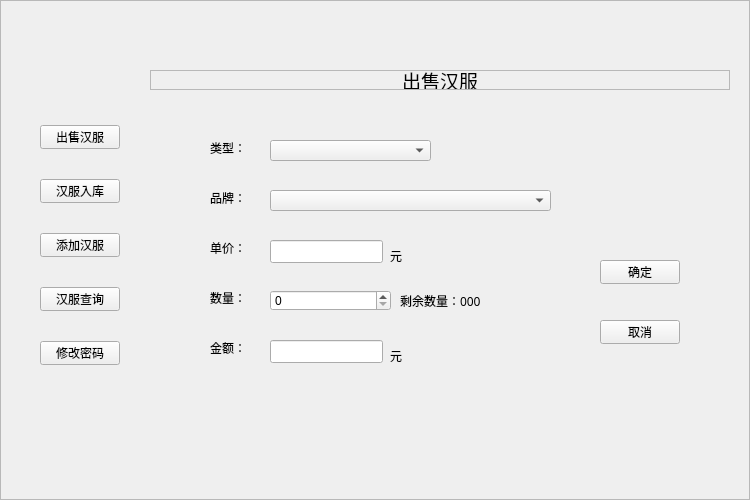
<?xml version="1.0" encoding="UTF-8"?>
<ui version="4.0">
 <class>Widget</class>
 <widget class="QWidget" name="Widget">
  <property name="geometry">
   <rect>
    <x>0</x>
    <y>0</y>
    <width>750</width>
    <height>500</height>
   </rect>
  </property>
  <property name="windowTitle">
   <string>Widget</string>
  </property>
  <property name="styleSheet">
   <string notr="true"/>
  </property>
  <widget class="QStackedWidget" name="stackedWidget">
   <property name="geometry">
    <rect>
     <x>150</x>
     <y>50</y>
     <width>580</width>
     <height>350</height>
    </rect>
   </property>
   <property name="styleSheet">
    <string notr="true">background-image: url(:/images/hehua.jpg);</string>
   </property>
   <property name="currentIndex">
    <number>0</number>
   </property>
   <widget class="QWidget" name="sellPage">
    <widget class="QLabel" name="label">
     <property name="geometry">
      <rect>
       <x>0</x>
       <y>20</y>
       <width>580</width>
       <height>20</height>
      </rect>
     </property>
     <property name="font">
      <font>
       <family>华文新魏</family>
       <pointsize>14</pointsize>
      </font>
     </property>
     <property name="frameShape">
      <enum>QFrame::StyledPanel</enum>
     </property>
     <property name="text">
      <string>出售汉服</string>
     </property>
     <property name="alignment">
      <set>Qt::AlignCenter</set>
     </property>
    </widget>
    <widget class="QLabel" name="label_2">
     <property name="geometry">
      <rect>
       <x>60</x>
       <y>90</y>
       <width>54</width>
       <height>16</height>
      </rect>
     </property>
     <property name="font">
      <font>
       <family>华文细黑</family>
      </font>
     </property>
     <property name="text">
      <string>类型：</string>
     </property>
    </widget>
    <widget class="QLabel" name="label_3">
     <property name="geometry">
      <rect>
       <x>60</x>
       <y>140</y>
       <width>54</width>
       <height>16</height>
      </rect>
     </property>
     <property name="font">
      <font>
       <family>华文细黑</family>
      </font>
     </property>
     <property name="text">
      <string>品牌：</string>
     </property>
    </widget>
    <widget class="QLabel" name="label_4">
     <property name="geometry">
      <rect>
       <x>60</x>
       <y>190</y>
       <width>54</width>
       <height>16</height>
      </rect>
     </property>
     <property name="font">
      <font>
       <family>华文细黑</family>
      </font>
     </property>
     <property name="text">
      <string>单价：</string>
     </property>
    </widget>
    <widget class="QLabel" name="label_5">
     <property name="geometry">
      <rect>
       <x>60</x>
       <y>240</y>
       <width>54</width>
       <height>16</height>
      </rect>
     </property>
     <property name="font">
      <font>
       <family>华文细黑</family>
      </font>
     </property>
     <property name="text">
      <string>数量：</string>
     </property>
    </widget>
    <widget class="QLabel" name="label_6">
     <property name="geometry">
      <rect>
       <x>60</x>
       <y>290</y>
       <width>31</width>
       <height>16</height>
      </rect>
     </property>
     <property name="font">
      <font>
       <family>华文细黑</family>
      </font>
     </property>
     <property name="text">
      <string>金额：</string>
     </property>
    </widget>
    <widget class="QComboBox" name="sellTypeComboBox">
     <property name="geometry">
      <rect>
       <x>120</x>
       <y>90</y>
       <width>161</width>
       <height>21</height>
      </rect>
     </property>
    </widget>
    <widget class="QComboBox" name="sellBrandComboBox">
     <property name="geometry">
      <rect>
       <x>120</x>
       <y>140</y>
       <width>281</width>
       <height>21</height>
      </rect>
     </property>
    </widget>
    <widget class="QLineEdit" name="sellPriceLineEdit">
     <property name="geometry">
      <rect>
       <x>120</x>
       <y>190</y>
       <width>113</width>
       <height>23</height>
      </rect>
     </property>
    </widget>
    <widget class="QLabel" name="label_7">
     <property name="geometry">
      <rect>
       <x>240</x>
       <y>190</y>
       <width>61</width>
       <height>31</height>
      </rect>
     </property>
     <property name="font">
      <font>
       <family>华文细黑</family>
      </font>
     </property>
     <property name="text">
      <string>元</string>
     </property>
    </widget>
    <widget class="QSpinBox" name="sellNumSpinBox">
     <property name="geometry">
      <rect>
       <x>120</x>
       <y>240</y>
       <width>121</width>
       <height>21</height>
      </rect>
     </property>
    </widget>
    <widget class="QLabel" name="sellLastNumLabel">
     <property name="geometry">
      <rect>
       <x>250</x>
       <y>230</y>
       <width>151</width>
       <height>41</height>
      </rect>
     </property>
     <property name="font">
      <font>
       <family>华文细黑</family>
      </font>
     </property>
     <property name="text">
      <string>剩余数量：000</string>
     </property>
    </widget>
    <widget class="QLineEdit" name="sellSumLineEdit">
     <property name="geometry">
      <rect>
       <x>120</x>
       <y>290</y>
       <width>113</width>
       <height>23</height>
      </rect>
     </property>
    </widget>
    <widget class="QLabel" name="label_9">
     <property name="geometry">
      <rect>
       <x>240</x>
       <y>290</y>
       <width>61</width>
       <height>31</height>
      </rect>
     </property>
     <property name="font">
      <font>
       <family>华文细黑</family>
      </font>
     </property>
     <property name="text">
      <string>元</string>
     </property>
    </widget>
    <widget class="QPushButton" name="sellOkBtn_1">
     <property name="geometry">
      <rect>
       <x>160</x>
       <y>350</y>
       <width>80</width>
       <height>24</height>
      </rect>
     </property>
     <property name="text">
      <string>确定</string>
     </property>
    </widget>
    <widget class="QPushButton" name="sellCancelBtn_1">
     <property name="geometry">
      <rect>
       <x>360</x>
       <y>350</y>
       <width>141</width>
       <height>31</height>
      </rect>
     </property>
     <property name="text">
      <string>取消</string>
     </property>
    </widget>
    <widget class="QPushButton" name="sellOkBtn">
     <property name="geometry">
      <rect>
       <x>450</x>
       <y>210</y>
       <width>80</width>
       <height>24</height>
      </rect>
     </property>
     <property name="font">
      <font>
       <family>华文隶书</family>
      </font>
     </property>
     <property name="text">
      <string>确定</string>
     </property>
    </widget>
    <widget class="QPushButton" name="sellCancelBtn">
     <property name="geometry">
      <rect>
       <x>450</x>
       <y>270</y>
       <width>80</width>
       <height>24</height>
      </rect>
     </property>
     <property name="font">
      <font>
       <family>华文隶书</family>
      </font>
     </property>
     <property name="text">
      <string>取消</string>
     </property>
    </widget>
    <zorder>label</zorder>
    <zorder>label_2</zorder>
    <zorder>label_3</zorder>
    <zorder>label_4</zorder>
    <zorder>label_5</zorder>
    <zorder>label_6</zorder>
    <zorder>sellTypeComboBox</zorder>
    <zorder>sellBrandComboBox</zorder>
    <zorder>sellPriceLineEdit</zorder>
    <zorder>label_7</zorder>
    <zorder>sellNumSpinBox</zorder>
    <zorder>sellLastNumLabel</zorder>
    <zorder>sellSumLineEdit</zorder>
    <zorder>label_9</zorder>
    <zorder>sellCancelBtn_1</zorder>
    <zorder>sellOkBtn_1</zorder>
    <zorder>sellOkBtn</zorder>
    <zorder>sellCancelBtn</zorder>
   </widget>
   <widget class="QWidget" name="page">
    <widget class="QLabel" name="label_8">
     <property name="geometry">
      <rect>
       <x>0</x>
       <y>20</y>
       <width>580</width>
       <height>20</height>
      </rect>
     </property>
     <property name="font">
      <font>
       <family>华文新魏</family>
       <pointsize>14</pointsize>
      </font>
     </property>
     <property name="frameShape">
      <enum>QFrame::StyledPanel</enum>
     </property>
     <property name="text">
      <string>汉服入库</string>
     </property>
     <property name="alignment">
      <set>Qt::AlignCenter</set>
     </property>
    </widget>
    <widget class="QLabel" name="label_10">
     <property name="geometry">
      <rect>
       <x>100</x>
       <y>70</y>
       <width>54</width>
       <height>16</height>
      </rect>
     </property>
     <property name="font">
      <font>
       <family>华文细黑</family>
      </font>
     </property>
     <property name="text">
      <string>类型：</string>
     </property>
    </widget>
    <widget class="QLabel" name="label_11">
     <property name="geometry">
      <rect>
       <x>100</x>
       <y>110</y>
       <width>54</width>
       <height>16</height>
      </rect>
     </property>
     <property name="font">
      <font>
       <family>华文细黑</family>
      </font>
     </property>
     <property name="text">
      <string>品牌：</string>
     </property>
    </widget>
    <widget class="QLabel" name="label_12">
     <property name="geometry">
      <rect>
       <x>100</x>
       <y>150</y>
       <width>54</width>
       <height>16</height>
      </rect>
     </property>
     <property name="font">
      <font>
       <family>华文细黑</family>
      </font>
     </property>
     <property name="text">
      <string>单价：</string>
     </property>
    </widget>
    <widget class="QLabel" name="label_13">
     <property name="geometry">
      <rect>
       <x>100</x>
       <y>190</y>
       <width>54</width>
       <height>16</height>
      </rect>
     </property>
     <property name="font">
      <font>
       <family>华文细黑</family>
      </font>
     </property>
     <property name="text">
      <string>数量：</string>
     </property>
    </widget>
    <widget class="QLabel" name="label_14">
     <property name="geometry">
      <rect>
       <x>100</x>
       <y>230</y>
       <width>54</width>
       <height>16</height>
      </rect>
     </property>
     <property name="font">
      <font>
       <family>华文细黑</family>
      </font>
     </property>
     <property name="text">
      <string>金额：</string>
     </property>
    </widget>
    <widget class="QComboBox" name="goodsTypeComboBox">
     <property name="geometry">
      <rect>
       <x>150</x>
       <y>70</y>
       <width>101</width>
       <height>21</height>
      </rect>
     </property>
    </widget>
    <widget class="QComboBox" name="goodsBrandComboBox">
     <property name="geometry">
      <rect>
       <x>150</x>
       <y>110</y>
       <width>201</width>
       <height>21</height>
      </rect>
     </property>
    </widget>
    <widget class="QLineEdit" name="goodsPriceLineEdit">
     <property name="geometry">
      <rect>
       <x>150</x>
       <y>150</y>
       <width>113</width>
       <height>23</height>
      </rect>
     </property>
    </widget>
    <widget class="QSpinBox" name="goodsNumSpinBox">
     <property name="geometry">
      <rect>
       <x>150</x>
       <y>190</y>
       <width>101</width>
       <height>21</height>
      </rect>
     </property>
    </widget>
    <widget class="QLineEdit" name="goodsSumLineEdit">
     <property name="geometry">
      <rect>
       <x>150</x>
       <y>230</y>
       <width>113</width>
       <height>23</height>
      </rect>
     </property>
    </widget>
    <widget class="QPushButton" name="goodsOkBtn">
     <property name="geometry">
      <rect>
       <x>150</x>
       <y>320</y>
       <width>80</width>
       <height>24</height>
      </rect>
     </property>
     <property name="font">
      <font>
       <family>华文隶书</family>
      </font>
     </property>
     <property name="text">
      <string>确定</string>
     </property>
    </widget>
    <widget class="QPushButton" name="goodsCancelBtn">
     <property name="geometry">
      <rect>
       <x>380</x>
       <y>320</y>
       <width>80</width>
       <height>24</height>
      </rect>
     </property>
     <property name="font">
      <font>
       <family>华文隶书</family>
      </font>
     </property>
     <property name="text">
      <string>取消</string>
     </property>
    </widget>
    <widget class="QLabel" name="label_15">
     <property name="geometry">
      <rect>
       <x>270</x>
       <y>150</y>
       <width>54</width>
       <height>16</height>
      </rect>
     </property>
     <property name="font">
      <font>
       <family>华文细黑</family>
      </font>
     </property>
     <property name="text">
      <string>元</string>
     </property>
    </widget>
    <widget class="QLabel" name="label_16">
     <property name="geometry">
      <rect>
       <x>280</x>
       <y>230</y>
       <width>54</width>
       <height>16</height>
      </rect>
     </property>
     <property name="font">
      <font>
       <family>华文细黑</family>
      </font>
     </property>
     <property name="text">
      <string>元</string>
     </property>
    </widget>
   </widget>
   <widget class="QWidget" name="page_3">
    <widget class="QLabel" name="label_17">
     <property name="geometry">
      <rect>
       <x>0</x>
       <y>20</y>
       <width>580</width>
       <height>20</height>
      </rect>
     </property>
     <property name="font">
      <font>
       <family>华文新魏</family>
       <pointsize>14</pointsize>
      </font>
     </property>
     <property name="frameShape">
      <enum>QFrame::StyledPanel</enum>
     </property>
     <property name="text">
      <string>添加汉服</string>
     </property>
     <property name="alignment">
      <set>Qt::AlignCenter</set>
     </property>
    </widget>
    <widget class="QLabel" name="label_18">
     <property name="geometry">
      <rect>
       <x>90</x>
       <y>90</y>
       <width>54</width>
       <height>16</height>
      </rect>
     </property>
     <property name="font">
      <font>
       <family>华文细黑</family>
      </font>
     </property>
     <property name="text">
      <string>类型：</string>
     </property>
    </widget>
    <widget class="QComboBox" name="newTypeComboBox">
     <property name="geometry">
      <rect>
       <x>140</x>
       <y>90</y>
       <width>121</width>
       <height>21</height>
      </rect>
     </property>
    </widget>
    <widget class="QLabel" name="label_19">
     <property name="geometry">
      <rect>
       <x>90</x>
       <y>130</y>
       <width>54</width>
       <height>16</height>
      </rect>
     </property>
     <property name="font">
      <font>
       <family>华文细黑</family>
      </font>
     </property>
     <property name="text">
      <string>品牌：</string>
     </property>
    </widget>
    <widget class="QLabel" name="label_20">
     <property name="geometry">
      <rect>
       <x>90</x>
       <y>170</y>
       <width>54</width>
       <height>16</height>
      </rect>
     </property>
     <property name="font">
      <font>
       <family>华文细黑</family>
      </font>
     </property>
     <property name="text">
      <string>单价：</string>
     </property>
    </widget>
    <widget class="QLabel" name="label_21">
     <property name="geometry">
      <rect>
       <x>90</x>
       <y>210</y>
       <width>54</width>
       <height>16</height>
      </rect>
     </property>
     <property name="font">
      <font>
       <family>华文细黑</family>
      </font>
     </property>
     <property name="text">
      <string>数量：</string>
     </property>
    </widget>
    <widget class="QLabel" name="label_22">
     <property name="geometry">
      <rect>
       <x>90</x>
       <y>250</y>
       <width>54</width>
       <height>16</height>
      </rect>
     </property>
     <property name="font">
      <font>
       <family>华文细黑</family>
      </font>
     </property>
     <property name="text">
      <string>金额：</string>
     </property>
    </widget>
    <widget class="QPushButton" name="newOkBtn">
     <property name="geometry">
      <rect>
       <x>140</x>
       <y>310</y>
       <width>80</width>
       <height>24</height>
      </rect>
     </property>
     <property name="font">
      <font>
       <family>华文隶书</family>
      </font>
     </property>
     <property name="text">
      <string>确定</string>
     </property>
    </widget>
    <widget class="QPushButton" name="newCancelBtn">
     <property name="geometry">
      <rect>
       <x>310</x>
       <y>310</y>
       <width>80</width>
       <height>24</height>
      </rect>
     </property>
     <property name="font">
      <font>
       <family>华文隶书</family>
      </font>
     </property>
     <property name="text">
      <string>取消</string>
     </property>
    </widget>
    <widget class="QLineEdit" name="newSumLineEdit">
     <property name="geometry">
      <rect>
       <x>140</x>
       <y>250</y>
       <width>113</width>
       <height>23</height>
      </rect>
     </property>
    </widget>
    <widget class="QSpinBox" name="newPriceSpinBox">
     <property name="geometry">
      <rect>
       <x>140</x>
       <y>170</y>
       <width>101</width>
       <height>21</height>
      </rect>
     </property>
    </widget>
    <widget class="QSpinBox" name="newNumSpinBox">
     <property name="geometry">
      <rect>
       <x>140</x>
       <y>210</y>
       <width>101</width>
       <height>21</height>
      </rect>
     </property>
    </widget>
    <widget class="QLabel" name="label_23">
     <property name="geometry">
      <rect>
       <x>250</x>
       <y>170</y>
       <width>54</width>
       <height>16</height>
      </rect>
     </property>
     <property name="font">
      <font>
       <family>华文细黑</family>
      </font>
     </property>
     <property name="text">
      <string>元</string>
     </property>
    </widget>
    <widget class="QLabel" name="label_24">
     <property name="geometry">
      <rect>
       <x>260</x>
       <y>250</y>
       <width>54</width>
       <height>16</height>
      </rect>
     </property>
     <property name="font">
      <font>
       <family>华文细黑</family>
      </font>
     </property>
     <property name="text">
      <string>元</string>
     </property>
    </widget>
    <widget class="QLineEdit" name="newBrandLineEdit">
     <property name="geometry">
      <rect>
       <x>140</x>
       <y>130</y>
       <width>271</width>
       <height>21</height>
      </rect>
     </property>
    </widget>
   </widget>
   <widget class="QWidget" name="page_4">
    <widget class="QLabel" name="label_25">
     <property name="geometry">
      <rect>
       <x>0</x>
       <y>20</y>
       <width>580</width>
       <height>20</height>
      </rect>
     </property>
     <property name="font">
      <font>
       <family>华文新魏</family>
       <pointsize>14</pointsize>
      </font>
     </property>
     <property name="frameShape">
      <enum>QFrame::StyledPanel</enum>
     </property>
     <property name="text">
      <string>汉服查询</string>
     </property>
     <property name="alignment">
      <set>Qt::AlignCenter</set>
     </property>
    </widget>
    <widget class="QLabel" name="label_26">
     <property name="geometry">
      <rect>
       <x>60</x>
       <y>80</y>
       <width>54</width>
       <height>16</height>
      </rect>
     </property>
     <property name="text">
      <string>类型：</string>
     </property>
    </widget>
    <widget class="QLabel" name="label_27">
     <property name="geometry">
      <rect>
       <x>60</x>
       <y>120</y>
       <width>54</width>
       <height>16</height>
      </rect>
     </property>
     <property name="text">
      <string>品牌：</string>
     </property>
    </widget>
    <widget class="QComboBox" name="queryTypeComboBox">
     <property name="geometry">
      <rect>
       <x>130</x>
       <y>80</y>
       <width>141</width>
       <height>21</height>
      </rect>
     </property>
    </widget>
    <widget class="QComboBox" name="queryBrandComboBox">
     <property name="geometry">
      <rect>
       <x>130</x>
       <y>120</y>
       <width>221</width>
       <height>21</height>
      </rect>
     </property>
    </widget>
    <widget class="QPushButton" name="queryPushButton">
     <property name="geometry">
      <rect>
       <x>430</x>
       <y>80</y>
       <width>111</width>
       <height>51</height>
      </rect>
     </property>
     <property name="font">
      <font>
       <family>楷体</family>
       <pointsize>12</pointsize>
      </font>
     </property>
     <property name="text">
      <string>查询</string>
     </property>
    </widget>
    <widget class="QTableView" name="tableView">
     <property name="geometry">
      <rect>
       <x>20</x>
       <y>150</y>
       <width>541</width>
       <height>191</height>
      </rect>
     </property>
    </widget>
   </widget>
   <widget class="QWidget" name="page_5">
    <widget class="QLabel" name="label_28">
     <property name="geometry">
      <rect>
       <x>0</x>
       <y>20</y>
       <width>580</width>
       <height>20</height>
      </rect>
     </property>
     <property name="font">
      <font>
       <family>华文新魏</family>
       <pointsize>14</pointsize>
      </font>
     </property>
     <property name="frameShape">
      <enum>QFrame::StyledPanel</enum>
     </property>
     <property name="text">
      <string>修改密码</string>
     </property>
     <property name="alignment">
      <set>Qt::AlignCenter</set>
     </property>
    </widget>
    <widget class="QLabel" name="label_29">
     <property name="geometry">
      <rect>
       <x>100</x>
       <y>100</y>
       <width>54</width>
       <height>16</height>
      </rect>
     </property>
     <property name="text">
      <string>原密码：</string>
     </property>
    </widget>
    <widget class="QLabel" name="label_30">
     <property name="geometry">
      <rect>
       <x>100</x>
       <y>170</y>
       <width>54</width>
       <height>16</height>
      </rect>
     </property>
     <property name="text">
      <string>新密码：</string>
     </property>
    </widget>
    <widget class="QLineEdit" name="oldPwdLineEdit">
     <property name="geometry">
      <rect>
       <x>160</x>
       <y>100</y>
       <width>113</width>
       <height>23</height>
      </rect>
     </property>
    </widget>
    <widget class="QLineEdit" name="newPwdLineEdit">
     <property name="geometry">
      <rect>
       <x>160</x>
       <y>170</y>
       <width>113</width>
       <height>23</height>
      </rect>
     </property>
    </widget>
    <widget class="QPushButton" name="changePwdBtn">
     <property name="geometry">
      <rect>
       <x>230</x>
       <y>240</y>
       <width>131</width>
       <height>51</height>
      </rect>
     </property>
     <property name="font">
      <font>
       <family>华文楷体</family>
       <pointsize>12</pointsize>
      </font>
     </property>
     <property name="text">
      <string>确定</string>
     </property>
    </widget>
   </widget>
   <widget class="QWidget" name="page_2"/>
  </widget>
  <widget class="QWidget" name="layoutWidget">
   <property name="geometry">
    <rect>
     <x>20</x>
     <y>110</y>
     <width>120</width>
     <height>275</height>
    </rect>
   </property>
   <layout class="QVBoxLayout" name="verticalLayout" stretch="0,0,0,0,0">
    <property name="spacing">
     <number>30</number>
    </property>
    <property name="leftMargin">
     <number>20</number>
    </property>
    <property name="topMargin">
     <number>15</number>
    </property>
    <property name="rightMargin">
     <number>20</number>
    </property>
    <property name="bottomMargin">
     <number>20</number>
    </property>
    <item>
     <widget class="QPushButton" name="sellBtn">
      <property name="font">
       <font>
        <family>方正粗黑宋简体</family>
       </font>
      </property>
      <property name="text">
       <string>出售汉服</string>
      </property>
     </widget>
    </item>
    <item>
     <widget class="QPushButton" name="buyBtn">
      <property name="font">
       <font>
        <family>方正粗黑宋简体</family>
       </font>
      </property>
      <property name="text">
       <string>汉服入库</string>
      </property>
     </widget>
    </item>
    <item>
     <widget class="QPushButton" name="addBtn">
      <property name="font">
       <font>
        <family>方正粗黑宋简体</family>
       </font>
      </property>
      <property name="text">
       <string>添加汉服</string>
      </property>
     </widget>
    </item>
    <item>
     <widget class="QPushButton" name="queryBtn">
      <property name="font">
       <font>
        <family>方正粗黑宋简体</family>
       </font>
      </property>
      <property name="text">
       <string>汉服查询</string>
      </property>
     </widget>
    </item>
    <item>
     <widget class="QPushButton" name="passwordBtn">
      <property name="font">
       <font>
        <family>方正粗黑宋简体</family>
       </font>
      </property>
      <property name="text">
       <string>修改密码</string>
      </property>
     </widget>
    </item>
   </layout>
  </widget>
  <widget class="QFrame" name="frame">
   <property name="geometry">
    <rect>
     <x>0</x>
     <y>0</y>
     <width>750</width>
     <height>500</height>
    </rect>
   </property>
   <property name="styleSheet">
    <string notr="true">QFrame#frame{
border-image: url(:/water_black.jpg);
}
</string>
   </property>
   <property name="frameShape">
    <enum>QFrame::StyledPanel</enum>
   </property>
   <property name="frameShadow">
    <enum>QFrame::Raised</enum>
   </property>
  </widget>
  <zorder>frame</zorder>
  <zorder>stackedWidget</zorder>
  <zorder>layoutWidget</zorder>
 </widget>
 <resources/>
 <connections/>
</ui>
